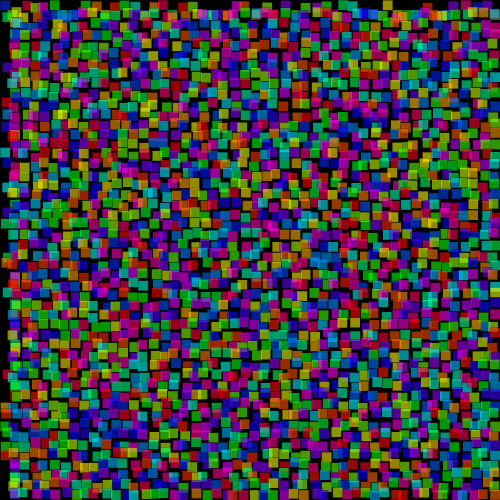
Frame 1 (no input)
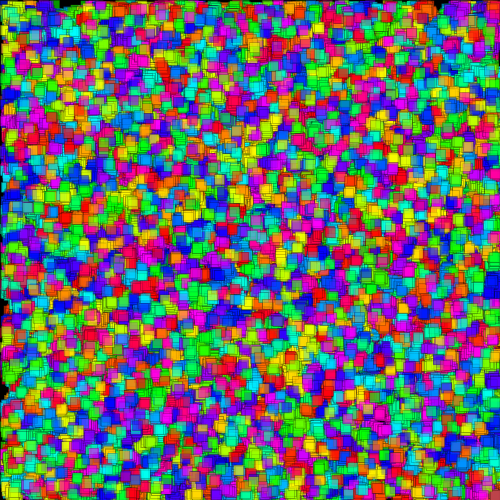
Frame 60 (the mouse pressed at the canvas centre just before this capture)
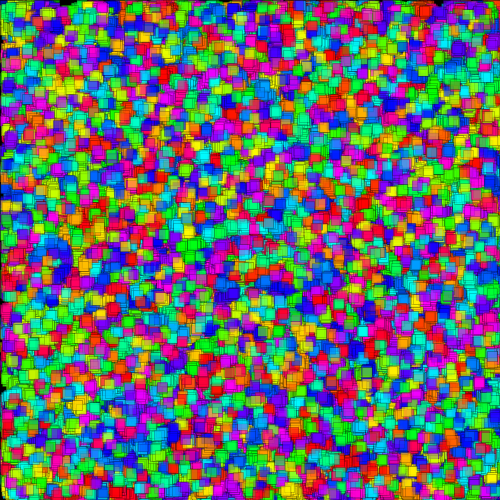
Frame 120 (the mouse held since frame 60 and released just before this capture)

The Processing sketch that drew these frames (run headless with seeded random() and noise(); from frame 60 on, the mouse is pressed at the canvas centre):

// Processing sketch: processing_122326
// ── processing_122326.pde

/////////////////////////////////////////////////////////////////////////////////////////////////////////
/////////////////////////////////////2D ARRAYS AKA ROW&COLUMN ARRAY//////////////////////////////////////
/////////////////////////////////////////////////////////////////////////////////////////////////////////
//////////////////////CONTROLS:  ' ' = Cycle Stop --> Attract --> Stop --> Repel/////////////////////////
//////////////////////             + = Increase Speed                           /////////////////////////
//////////////////////             - = Decrease Speed                           /////////////////////////
//////////////////////          CTRL = Toggle Clear                             /////////////////////////
//////////////////////             C = Single Clear                             /////////////////////////
//////////////////////    MousePress = Origin of Repulsion/Attraction           /////////////////////////
/////////////////////////////////////////////////////////////////////////////////////////////////////////
float[][]hueGrid;  //INITIALIZE A 2D ARRAY     MORE BRACKETS MEANS MORE DIMENSIONS      Array of arrays//
Bot[][]bot;
float cellSize = 10;
int size = 500;
int loopCells = int(size/cellSize);

float xPos = 0;
float yPos = 0;

boolean moveToMouse = false;

boolean toggleAutoBackground = false;         //PRESS CONTROL KEY TO TURN ON AUTO BACKGROUND FILL RATHER THAN CLICKING C FOR CLEAR


void setup()
{
 size(500,500);
 background(0);
 colorMode(HSB,360,100,100);
 stroke(0,0,0,50);
 frameRate(30);
 
 
 ////////////////////////////INITIALIZE THE 2D ARRAYS/////////////////////////////////////////
 hueGrid = new float[loopCells][loopCells];      //THIS IS A 20x20 ARRAY GRID    Storing hue values at specific locations
 bot = new Bot[loopCells][loopCells];
 /////////////////////////////////////////////////////////////////////////////////////////////
 
 
 ////////////////////////////////Assign value to hueGrid//////////////////////////////
 for(int y = 0; y < loopCells; y++)
   {
     for(int x = 0; x < loopCells; x++)
     {
       hueGrid[x][y] = random(0,360);
     } 
   }
 //////////////////////////////INITIALIZE new bot objects////////////////////////////  
 for(int y = 0; y < loopCells; y++)
   {
     for(int x = 0; x < loopCells; x++)
     {
       bot[x][y] = new Bot(random(0,360), x*cellSize, y*cellSize);
     } 
   }
 
}
void draw()
{
  
  if(toggleAutoBackground)
  {
    background(0);
  }
  
  ////////////////Create a random hue and set it as the bot's color/////////////
   for(int y = 0; y < loopCells; y++)
   {
     for(int x = 0; x < loopCells; x++)
     {
       hueGrid[x][y] = bot[x][y].changeHue(hueGrid[x][y]);
       bot[x][y].setHue(hueGrid[x][y]);
     }
   }
   
   ////////////////////////////////////////////////////////
   if(moveToMouse)
   {
   for(int y = 0; y < loopCells; y++)
   {
     for(int x = 0; x < loopCells; x++)
     {
       bot[x][y].moveTo(xPos, yPos);
     }
   }
   }
   ////////////////////////JITTER//////////////////////
   for(int y = 0; y < loopCells; y++)
   {
    for(int x = 0; x < loopCells; x++)
     {
       bot[x][y].jitter();
     }
   }
   ////////////////////////////////////////////////////
   /////////////////STAY ON SCREEN/////////////////////
   for(int y = 0; y < loopCells; y++)
   {
    for(int x = 0; x < loopCells; x++)
     {
       bot[x][y].keepInBounds();
     }
   }
  
  ///////////////////DISPLAY the bots//////////////////////
  for(int y = 0; y < loopCells; y++)
   {
    for(int x = 0; x < loopCells; x++)
     {
      bot[x][y].display(x,y);
     }
   }
  ///////////////////////////////////////////////////////// 
   
   
}

void mousePressed()
{
   moveToMouse = true;    ///Initializes user enabled movement
   xPos = mouseX;
   yPos = mouseY;
}

void keyPressed()
{
  ///////////////////SPEED CHANGE////////////////////
   if(key == '+' || key == '-')
  {
   for(int y = 0; y < loopCells; y++)
   {
    for(int x = 0; x < loopCells; x++)
     {
      bot[x][y].changeSpeed(key);
     }
   }
  }
 ////////////////////////////////////////////////////
 //////////////CYCLE TO NEXT STEP////////////////////
 else if(key == ' ')
  {
   for(int y = 0; y < loopCells; y++)
   {
    for(int x = 0; x < loopCells; x++)
     {
       bot[x][y].changeMode();
     }
   }
  } 
  //////////////////////////////////////////////////
  ///////////////CLEAR SCREEN//////////////////////
  else if(key == 'c' || key == 'C')
  {
   background(0,0,0); 
  }
  //////////////////////////////////////////////////
  ///////////////TOGGLE SCREEN CLEAR////////////////
  else if(keyCode == CONTROL)
  {
    toggleAutoBackground = !toggleAutoBackground;
  }
  
}

class Bot
{
  float hue;       //hue
  float xLoc;      //Location X
  float yLoc;      //Location Y
  int xDir;        //Direction X
  int yDir;        //Direction Y
  float speed;     //Speed Value
  int currentMode; //1 = stopped   2 = attract   3 = stop   4 = repel//
  
  Bot(float h, float x, float y)
  {
     hue = h;
     xLoc = x;
     yLoc = y;
     xDir = 0;
     yDir = 0;
     speed = 0.05;
     currentMode = 1;
  } 
  
  //////////////////CYCLER///////////////
  void changeMode()
  {
     currentMode++;
     if(currentMode > 4)
     {
        currentMode = 1;
     } 
  //////////////////////////////////////   
     
     print(currentMode);
  }
  ///////////////////SHIMMER//////////////
  float changeHue(float hueVal)
  {
  //return constrain(random(hueVal-10, hueVal+10), 0, 360);
    float newHueVal = random(hueVal-4, hueVal+4);
    if(newHueVal > 360)
    {
       newHueVal -= 360;
    }
    else if(newHueVal < 0)
    {
       newHueVal += 360; 
    } 
    return newHueVal;
  }
  ////////////////////////////////////
  
  void setHue(float hueVal)
  {
     hue = hueVal; 
  }
  
  void changeSpeed(char s)
  {
    if(s == '+')
    {
      speed+=.05;
    }
    else if(s == '-' && speed > 0)
    {
      speed-=.05;
      
    }
  }
  
  
  
  
  void attract()
  {
    
  }
  
  ///////////REVERSE DIRECTION/////////////
  void repel()
  {
    xDir = -xDir;
    yDir = -yDir;
  }
 ////////////NO DIRECTION//////////////// 
  void stopMove()
  {
     xDir = 0;
    yDir = 0; 
  }
  
  
  
  
  ///////////////MOVE BASED ON MOUSECLICKED////////////
  void moveTo(float xTarg, float yTarg)
  {
    if(xTarg < xLoc)
    {
        xDir = -1;
    }
    else if(xTarg > xLoc)
    {
        xDir = 1;
    }
    else
    {
        xDir = 0; 
    }
    
    if(yTarg < yLoc)
    {
        yDir = -1;
        
    }
    else if(yTarg > yLoc)
    {
        yDir = 1;
    }
    else
    {
        yDir = 0; 
    }
    
    if(currentMode == 1 || currentMode == 3)
     {
       stopMove();
     }
     else if(currentMode == 2)
     {
       
     }
     else if(currentMode == 4)
     {
       repel();
     }
     
    xLoc += xDir * speed;
    yLoc += yDir * speed;
  }
  
  ///////////////KEEP EACH BOT IN BOUNDS////////////
  void keepInBounds()
  {
      if(xLoc > width - cellSize)
      {
         xLoc = width- cellSize; 
      }
      else if(xLoc < 0)
      {
         xLoc = cellSize; 
      }
      if(yLoc > height - cellSize)
      {
         yLoc = height-cellSize; 
      }
      else if(yLoc < 0)
      {
         yLoc = cellSize; 
      }
  }
  
  ////////////jitter////////////////
  void jitter()
  {
    xLoc = random(xLoc - 3, xLoc + 3); 
    yLoc = random(yLoc - 3, yLoc + 3); 
  }
  
  ////////////DISPLAY////////////////
  void display(int xVal, int yVal)
  {
    fill(hue,100,100,150);
    rect(xLoc,yLoc,cellSize,cellSize); 
  }
}
